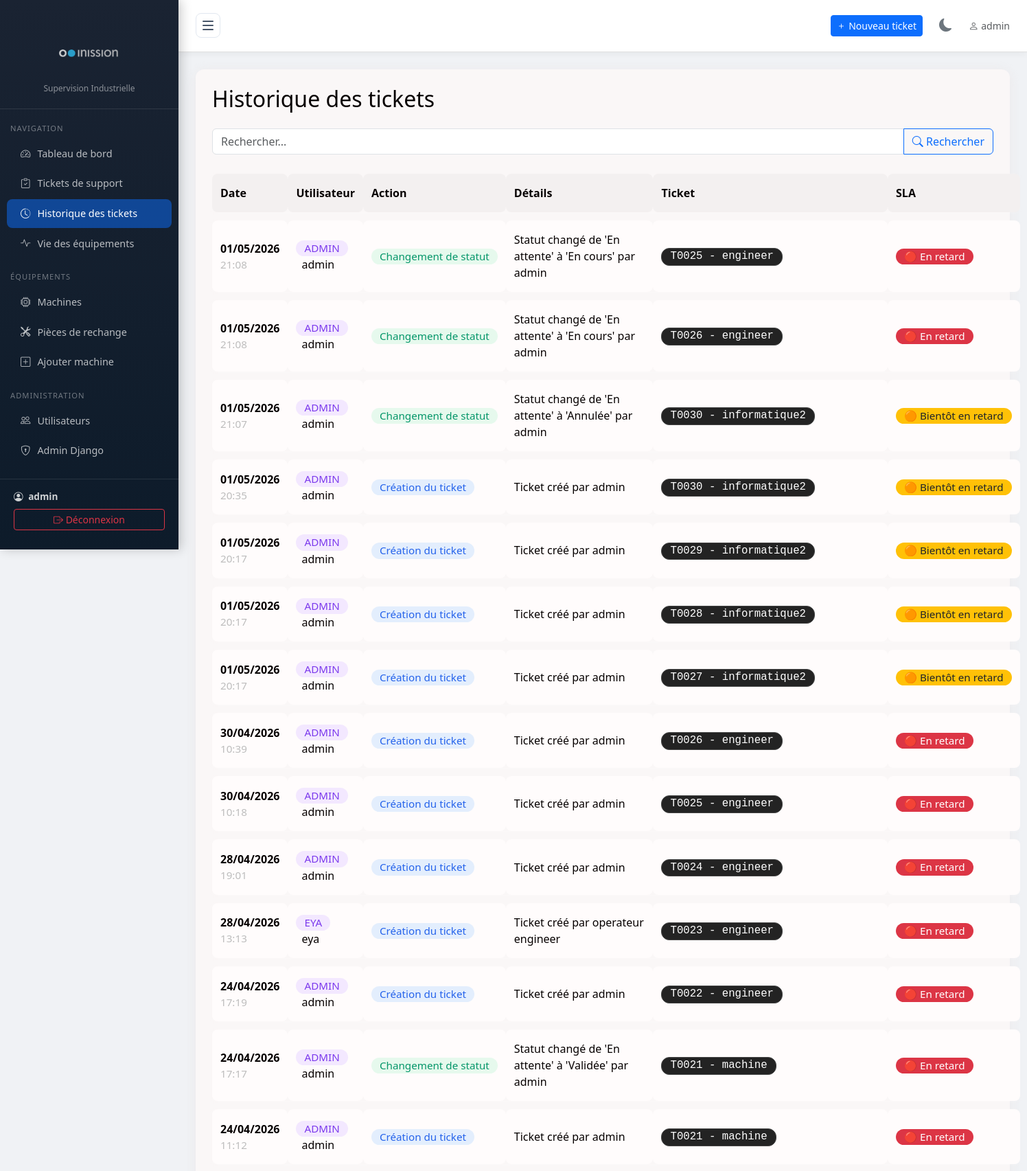
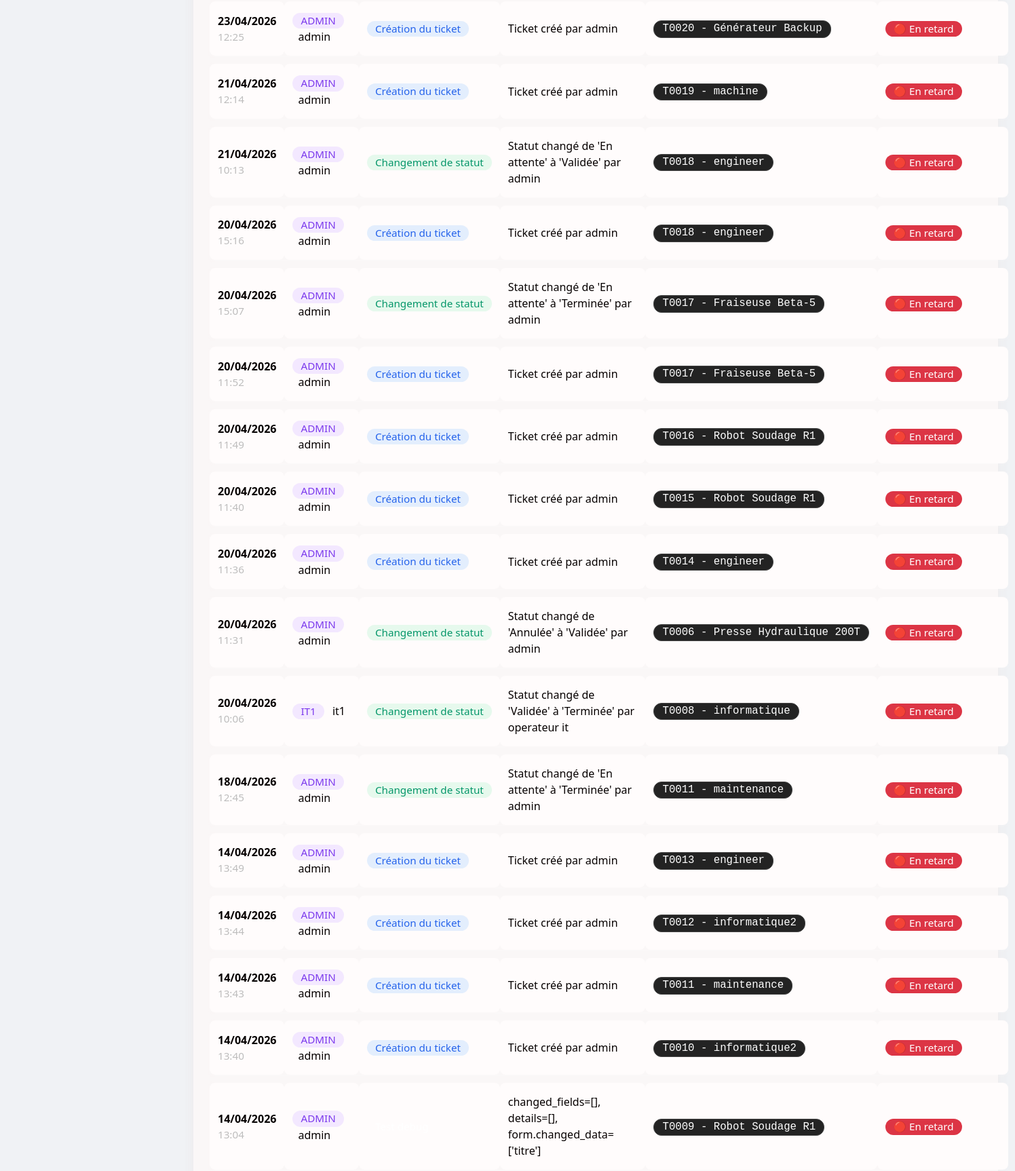
Screenshot of /tickets/historique/ (signed in, upper part) with the database file from the repository (2 pictures, top to bottom).
### tickets/models.py (models this page shows, shortened)
class TicketHistory(models.Model):
    ticket = models.ForeignKey('TicketSupport', on_delete=models.CASCADE, related_name='histories')
    user = models.ForeignKey(User, on_delete=models.SET_NULL, null=True, blank=True)
    action = models.CharField(max_length=255)
    details = models.TextField(blank=True)
    date = models.DateTimeField(default=timezone.now)
    class Meta:
        ordering = ['-date']

class TicketSupport(models.Model):
    titre = models.CharField(max_length=200, verbose_name="Titre du ticket", default="Sans titre")
    CATEGORIE_CHOICES = [
        ('industrielle', 'Industrielle'),
        ('informatique', 'Informatique'),
    ]
    categorie = models.CharField(max_length=30, choices=CATEGORIE_CHOICES, verbose_name="Catégorie", default='industrielle')
    type_panne = models.CharField(max_length=100, verbose_name="Type de panne", default="Non renseigné")
    PRIORITE_CHOICES = [
        ('basse', 'Basse'),
        ('moyenne', 'Moyenne'),
        ('haute', 'Haute'),
    ]
    priorite = models.CharField(max_length=10, choices=PRIORITE_CHOICES, verbose_name="Priorité", default='moyenne')
    """Modèle pour les tickets de support"""
    NATURE_ANOMALIE_CHOICES = [
        ('mecanique', 'Mécanique'),
        ('electrique', 'Électrique'),
        ('hydraulique', 'Hydraulique'),
        ('pneumatique', 'Pneumatique'),
        ('informatique', 'Informatique'),
        ('autre', 'Autre'),
    ]
    STATUT_CHOICES = [
        ('en_attente', 'En attente'),
        ('validee', 'Validée'),
        ('en_cours', 'En cours'),
        ('terminee', 'Terminée'),
        ('annulee', 'Annulée'),
    ]
    numero_ticket = models.CharField(max_length=50, unique=True, verbose_name="N° de ticket")
    service_support = models.CharField(max_length=200, verbose_name="Service support")
    demandeur = models.CharField(max_length=200, verbose_name="Nom du demandeur")
    machine = models.ForeignKey(Machine, on_delete=models.CASCADE, verbose_name="Machine concernée")
    code_machine = models.CharField(max_length=100, verbose_name="Code machine")
    date_ticket = models.DateField(verbose_name="Date du ticket")
    heure_ticket = models.TimeField(verbose_name="Heure du ticket")
    delai_souhaite = models.DateField(null=True, blank=True, verbose_name="Délai souhaité")
    type_support = models.BooleanField(default=False, verbose_name="Curative (décocher) / Préventive (cocher)")
    description_probleme = models.TextField(verbose_name="Description du problème")
    nature_probleme = models.CharField(max_length=20, choices=NATURE_ANOMALIE_CHOICES, verbose_name="Nature du problème")
    visa_demandeur = models.CharField(max_length=200, blank=True, verbose_name="Visa du demandeur")
    statut = models.CharField(max_length=20, choices=STATUT_CHOICES, default='en_attente', verbose_name="Statut")
    spare_part = models.ForeignKey(SparePart, on_delete=models.SET_NULL, null=True, blank=True,
                                   related_name='tickets', verbose_name="Pièce détachée réservée")
    SLA_STATUS_CHOICES = [
        ('on_time', '🟢 À l\'heure'),
        ('warning', '🟠 Bientôt en retard'),
        ('overdue', '🔴 En retard'),
    ]
    sla_status = models.CharField(
        max_length=10,
        choices=SLA_STATUS_CHOICES,
        default='on_time',
        verbose_name="Statut SLA"
    )
    date_creation = models.DateTimeField(auto_now_add=True, verbose_name="Date de création")
    date_modification = models.DateTimeField(auto_now=True, verbose_name="Dernière modification")
    class Meta:
        verbose_name = "Ticket de support"
        verbose_name_plural = "Tickets de support"
        ordering = ['-date_creation']
    def __str__(self):
        return f"{self.numero_ticket} - {self.machine.nom}"

class Machine(models.Model):
    nom = models.CharField(max_length=200, verbose_name="Nom de la machine")
    reference = models.CharField(max_length=100, unique=True, verbose_name="Référence")
    localisation = models.CharField(max_length=200, verbose_name="Localisation / Zone")
    description = models.TextField(blank=True, verbose_name="Description")
    actif = models.BooleanField(default=True, verbose_name="Active")
    date_installation = models.DateField(null=True, blank=True, verbose_name="Date d'installation")
    department = models.ForeignKey('Department', on_delete=models.SET_NULL, null=True, blank=True, verbose_name="Département associé")
    operator = models.ForeignKey('OperatorProfile', on_delete=models.SET_NULL, null=True, blank=True, verbose_name="Opérateur assigné")
    manuel_pdf = models.FileField(upload_to='machines/manuals/', blank=True, null=True, verbose_name="Manuel d'utilisation (PDF)")
    manuel_texte = models.TextField(blank=True, null=True, verbose_name="Manuel d'utilisation (texte)")
    class Meta:
        verbose_name = "Machine"
        verbose_name_plural = "Machines"
        ordering = ['nom']

### tickets/views_ticket_history.py (the view, shortened to what this page needs)
# urls.py: path('tickets/historique/', ticket_history_list, name='ticket_history_list'),
@login_required
def ticket_history_list(request):
    query = request.GET.get('q', '').strip()
    histories = TicketHistory.objects.select_related('ticket', 'user').all()
    user = request.user
    if hasattr(user, 'operatorprofile') and user.operatorprofile.role == 'operateur':
        machines_ids = user.operatorprofile.machines.values_list('id', flat=True)
        histories = histories.filter(ticket__machine__id__in=machines_ids)
    return render(request, 'tickets/ticket_history_list.html', {'histories': histories, 'query': query})

### tickets/templates/tickets/ticket_history_list.html (shortened to what this page needs)
{% extends 'tickets/base.html' %}
{% block content %}
<link rel="stylesheet" href="/static/css/ticket_history.css">
<div class="ticket-history-container">
    <h2 style="margin-bottom: 24px;">Historique des tickets</h2>
    <form method="get" class="mb-3" autocomplete="off">
        <div class="input-group">
            <input type="text" name="q" class="form-control" placeholder="Rechercher..." value="{{ query|default:'' }}">
            <button class="btn btn-outline-primary" type="submit"><i class="bi bi-search"></i> Rechercher</button>
        </div>
    </form>
    <table class="ticket-history-table">
        <thead>
            <tr>
                <th>Date</th>
                <th>Utilisateur</th>
                <th>Action</th>
                <th>Détails</th>
                <th>Ticket</th>
                <th>SLA</th>
            </tr>
        </thead>
        <tbody>
            {% for h in histories %}
            <tr>
                <td>
                    <div style="font-weight:600;">{{ h.date|date:'d/m/Y' }}</div>
                    <div style="font-size:0.95em;color:#bdbdbd;">{{ h.date|date:'H:i' }}</div>
                </td>
                <td>
                    <span class="badge badge-user">{{ h.user|slice:':1'|upper }}</span>
                    <span style="margin-left:8px;">{{ h.user }}</span>
                </td>
                <td>
                    {% if 'Création' in h.action %}
                        <span class="badge badge-action">{{ h.action }}</span>
                    {% elif 'Changement' in h.action %}
                        <span class="badge badge-status">{{ h.action }}</span>
                    {% else %}
                        <span class="badge">{{ h.action }}</span>
                    {% endif %}
                </td>
                <td>{{ h.details }}</td>
                <td>
                    <span class="badge badge-ticket">{{ h.ticket }}</span>
                </td>
                <td>
                    {% if h.ticket.sla_status == 'on_time' %}
                        <span class="badge bg-success">🟢 À l'heure</span>
                    {% elif h.ticket.sla_status == 'warning' %}
                        <span class="badge bg-warning text-dark">🟠 Bientôt en retard</span>
                    {% elif h.ticket.sla_status == 'overdue' %}
                        <span class="badge bg-danger">🔴 En retard</span>
                    {% else %}
                        <span class="badge bg-secondary">N/A</span>
                    {% endif %}
                </td>
            </tr>
            {% empty %}
            <tr><td colspan="5">Aucun historique trouvé.</td></tr>
            {% endfor %}
        </tbody>
    </table>
</div>
{% endblock %}

### tickets/templates/tickets/base.html (shortened to what this page needs)
{% load static %}
{% load permissions %}
<!DOCTYPE html>
<html lang="fr">
<head>
    <link href="https://cdnjs.cloudflare.com/ajax/libs/bootstrap/5.3.2/css/bootstrap.min.css" rel="stylesheet">
    <link href="https://cdnjs.cloudflare.com/ajax/libs/bootstrap-icons/1.11.3/font/bootstrap-icons.min.css" rel="stylesheet">
</head>
<body>
{% if user.is_authenticated %}
<div id="sidebar" class="sidebar d-flex flex-column">
    <div class="sidebar-inner">
    <div class="sidebar-brand flex-shrink-0">
        <img src="{% static 'img/inission.png' %}" alt="Inission Logo" class="brand-icon" style="background: none; width: 150px; height: 100px; object-fit: contain; border-radius: 12px; border: none; box-shadow: none; display: flex; align-items: center; justify-content: center; margin: 0 auto 0;" />
        <small style="margin-top: 0; display: block;">Supervision Industrielle</small>
    </div>
    <nav class="mt-2 flex-grow-1">
        <div class="sidebar-section">Navigation</div>
        <a href="{% url 'dashboard' %}" class="nav-link {% if request.resolver_match.url_name == 'dashboard' %}active{% endif %}">
            <i class="bi bi-speedometer2"></i><span>Tableau de bord</span>
        </a>
        <a href="{% url 'demande_dashboard' %}" class="nav-link {% if 'demande' in request.resolver_match.url_name %}active{% endif %}">
            <i class="bi bi-clipboard-check"></i><span>Tickets de support</span>
        </a>
            <a href="{% url 'ticket_history_list' %}" class="nav-link {% if request.resolver_match.url_name == 'ticket_history_list' %}active{% endif %}">
                <i class="bi bi-clock-history"></i><span>Historique des tickets</span>
            </a>
        <a href="{% url 'viee_dashboard' %}" class="nav-link {% if 'viee' in request.resolver_match.url_name %}active{% endif %}">
            <i class="bi bi-activity"></i><span>Vie des équipements</span>
        </a>
        {% if user|is_admin_or_supervisor %}
        <div class="sidebar-section">Équipements</div>
        <a href="{% url 'machine_list' %}" class="nav-link {% if 'machine' in request.resolver_match.url_name %}active{% endif %}">
            <i class="bi bi-cpu"></i><span>Machines</span>
        </a>
            <a href="{% url 'machine_spare_parts' %}" class="nav-link {% if request.resolver_match.url_name == 'machine_spare_parts' %}active{% endif %}">
                <i class="bi bi-tools"></i><span>Pièces de rechange</span>
            </a>
        <a href="{% url 'machine_create' %}" class="nav-link">
            <i class="bi bi-plus-square"></i><span>Ajouter machine</span>
        </a>
        {% endif %}
        {% if user.is_staff %}
        <div class="sidebar-section">Administration</div>
        <a href="{% url 'user_list' %}" class="nav-link {% if 'user' in request.resolver_match.url_name %}active{% endif %}">
            <i class="bi bi-people"></i><span>Utilisateurs</span>
        </a>
        <a href="/admin/" class="nav-link">
            <i class="bi bi-shield-lock"></i><span>Admin Django</span>
        </a>
        {% endif %}
    </nav>
    <div class="sidebar-footer flex-shrink-0">
        <div class="user-info">
            <i class="bi bi-person-circle me-1"></i>
            <strong>{{ user.get_full_name|default:user.username }}</strong>
        </div>
        <form action="{% url 'logout' %}" method="post" style="margin-top:8px;">
            <button type="submit" class="btn btn-sm btn-outline-danger w-100">
                <i class="bi bi-box-arrow-right"></i> <span>Déconnexion</span>
            </button>
        </form>
    </div>
    </div>
</div>
<div id="main" class="main-content">
    <div class="topbar">
        <button id="toggle-btn" onclick="toggleSidebar()">
            <span></span>
            <span></span>
            <span></span>
        </button>
        <div class="d-flex align-items-center gap-3">
            <a href="{% url 'demande_create' %}" class="btn btn-primary btn-sm">
                <i class="bi bi-plus"></i> Nouveau ticket
            </a>
            <button class="theme-toggle-btn" onclick="toggleTheme()" title="Basculer le thème">
                <i class="bi bi-moon-fill" id="theme-icon"></i>
            </button>
            <span class="text-muted small"><i class="bi bi-person me-1"></i>{{ user.username }}</span>
        </div>
    </div>
    <div class="page-content">
        {% block content %}{% endblock %}
    </div>
</div>
{% endif %}
</body>
</html>

### rows the page displays
TicketHistory: date "01/05/2026", date "21:08", user "ADMIN", user "admin", action "Changement de statut", details "Statut changé de 'En attente' à 'En cours' par admin", ticket "T0025 - engineer", shows "🔴 En retard"
TicketHistory: date "01/05/2026", date "21:08", user "ADMIN", user "admin", action "Changement de statut", details "Statut changé de 'En attente' à 'En cours' par admin", ticket "T0026 - engineer", shows "🔴 En retard"
TicketHistory: date "01/05/2026", date "21:07", user "ADMIN", user "admin", action "Changement de statut", details "Statut changé de 'En attente' à 'Annulée' par admin", ticket "T0030 - informatique2", shows "🟠 Bientôt en retard"
TicketHistory: date "01/05/2026", date "20:35", user "ADMIN", user "admin", action "Création du ticket", details "Ticket créé par admin", ticket "T0030 - informatique2", shows "🟠 Bientôt en retard"
TicketHistory: date "01/05/2026", date "20:17", user "ADMIN", user "admin", action "Création du ticket", details "Ticket créé par admin", ticket "T0029 - informatique2", shows "🟠 Bientôt en retard"
TicketHistory: date "01/05/2026", date "20:17", user "ADMIN", user "admin", action "Création du ticket", details "Ticket créé par admin", ticket "T0028 - informatique2", shows "🟠 Bientôt en retard"
TicketHistory: date "01/05/2026", date "20:17", user "ADMIN", user "admin", action "Création du ticket", details "Ticket créé par admin", ticket "T0027 - informatique2", shows "🟠 Bientôt en retard"
TicketHistory: date "30/04/2026", date "10:39", user "ADMIN", user "admin", action "Création du ticket", details "Ticket créé par admin", ticket "T0026 - engineer", shows "🔴 En retard"
TicketHistory: date "30/04/2026", date "10:18", user "ADMIN", user "admin", action "Création du ticket", details "Ticket créé par admin", ticket "T0025 - engineer", shows "🔴 En retard"
TicketHistory: date "28/04/2026", date "19:01", user "ADMIN", user "admin", action "Création du ticket", details "Ticket créé par admin", ticket "T0024 - engineer", shows "🔴 En retard"
TicketHistory: date "28/04/2026", date "13:13", user "EYA", user "eya", action "Création du ticket", details "Ticket créé par operateur engineer", ticket "T0023 - engineer", shows "🔴 En retard"
TicketHistory: date "24/04/2026", date "17:19", user "ADMIN", user "admin", action "Création du ticket", details "Ticket créé par admin", ticket "T0022 - engineer", shows "🔴 En retard"
TicketHistory: date "24/04/2026", date "17:17", user "ADMIN", user "admin", action "Changement de statut", details "Statut changé de 'En attente' à 'Validée' par admin", ticket "T0021 - machine", shows "🔴 En retard"
TicketHistory: date "24/04/2026", date "11:12", user "ADMIN", user "admin", action "Création du ticket", details "Ticket créé par admin", ticket "T0021 - machine", shows "🔴 En retard"
TicketHistory: date "23/04/2026", date "12:25", user "ADMIN", user "admin", action "Création du ticket", details "Ticket créé par admin", ticket "T0020 - Générateur Backup", shows "🔴 En retard"
TicketHistory: date "21/04/2026", date "12:14", user "ADMIN", user "admin", action "Création du ticket", details "Ticket créé par admin", ticket "T0019 - machine", shows "🔴 En retard"
TicketHistory: date "21/04/2026", date "10:13", user "ADMIN", user "admin", action "Changement de statut", details "Statut changé de 'En attente' à 'Validée' par admin", ticket "T0018 - engineer", shows "🔴 En retard"
TicketHistory: date "20/04/2026", date "15:16", user "ADMIN", user "admin", action "Création du ticket", details "Ticket créé par admin", ticket "T0018 - engineer", shows "🔴 En retard"
TicketHistory: date "20/04/2026", date "15:07", user "ADMIN", user "admin", action "Changement de statut", details "Statut changé de 'En attente' à 'Terminée' par admin", ticket "T0017 - Fraiseuse Beta-5", shows "🔴 En retard"
TicketHistory: date "20/04/2026", date "11:52", user "ADMIN", user "admin", action "Création du ticket", details "Ticket créé par admin", ticket "T0017 - Fraiseuse Beta-5", shows "🔴 En retard"
TicketHistory: date "20/04/2026", date "11:49", user "ADMIN", user "admin", action "Création du ticket", details "Ticket créé par admin", ticket "T0016 - Robot Soudage R1", shows "🔴 En retard"
TicketHistory: date "20/04/2026", date "11:40", user "ADMIN", user "admin", action "Création du ticket", details "Ticket créé par admin", ticket "T0015 - Robot Soudage R1", shows "🔴 En retard"
TicketHistory: date "20/04/2026", date "11:36", user "ADMIN", user "admin", action "Création du ticket", details "Ticket créé par admin", ticket "T0014 - engineer", shows "🔴 En retard"
TicketHistory: date "20/04/2026", date "11:31", user "ADMIN", user "admin", action "Changement de statut", details "Statut changé de 'Annulée' à 'Validée' par admin", ticket "T0006 - Presse Hydraulique 200T", shows "🔴 En retard"
TicketHistory: date "20/04/2026", date "10:06", user "IT1", user "it1", action "Changement de statut", details "Statut changé de 'Validée' à 'Terminée' par operateur it", ticket "T0008 - informatique", shows "🔴 En retard"
TicketHistory: date "18/04/2026", date "12:45", user "ADMIN", user "admin", action "Changement de statut", details "Statut changé de 'En attente' à 'Terminée' par admin", ticket "T0011 - maintenance", shows "🔴 En retard"
TicketHistory: date "14/04/2026", date "13:49", user "ADMIN", user "admin", action "Création du ticket", details "Ticket créé par admin", ticket "T0013 - engineer", shows "🔴 En retard"
TicketHistory: date "14/04/2026", date "13:44", user "ADMIN", user "admin", action "Création du ticket", details "Ticket créé par admin", ticket "T0012 - informatique2", shows "🔴 En retard"
TicketHistory: date "14/04/2026", date "13:43", user "ADMIN", user "admin", action "Création du ticket", details "Ticket créé par admin", ticket "T0011 - maintenance", shows "🔴 En retard"
TicketHistory: date "14/04/2026", date "13:40", user "ADMIN", user "admin", action "Création du ticket", details "Ticket créé par admin", ticket "T0010 - informatique2", shows "🔴 En retard"
TicketHistory: date "14/04/2026", date "13:04", user "ADMIN", user "admin", details "changed_fields=[], details=[], form.changed_data=['titre']", ticket "T0009 - Robot Soudage R1", shows "🔴 En retard"

### other values shown
{{ user.get_full_name|default:user.username }} "admin"
{{ user.username }} "admin"
